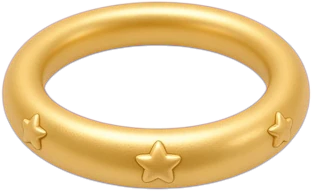
#> input picture assets/acc_0_0.webp, 312 x 191 px
$ python fit_sheet.py ../assets/acc_0_0.webp ../assets/acc_0_1.webp ../assets/acc_0_1.webp 5 5
#> lines starting #> are read from the running program, lines starting #| are printed output that depends on the picture; after the words box and inside, x2 and y2 are one past the last pixel; in counts of white or black regions, pixels touching at a corner belong together
# fit a generated (white-bg) sheet of R x C figures onto an existing 200x284 sheet layout:
# each figure is matted (edge flood-fill of near-white), then scaled/placed to match the reference cell's alpha bbox (height + baseline + center)
import sys, numpy as np
from PIL import Image
from scipy import ndimage
gen, ref, out, R, C = sys.argv[1], sys.argv[2], sys.argv[3], int(sys.argv[4]), int(sys.argv[5])
G = np.asarray(Image.open(gen).convert('RGB')).astype(int); H, W, _ = G.shape
#> after `H, W, _ = G.shape`: H = 191; W = 312
white = (G.min(2) > 232) & (G.max(2) - G.min(2) < 18)
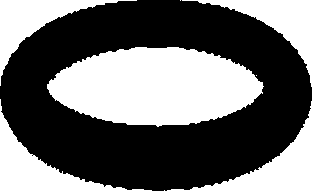
#> white: shape (191, 312) bool; 41.8% white; 8 white regions (3 under 20 px), largest, box (x1, y1, x2, y2) and area: (47, 47, 264, 127) 12822, (0, 99, 152, 191) 3262, (167, 101, 312, 191) 3180, (0, 0, 137, 86) 2858, (182, 0, 312, 87) 2814
lab, n = ndimage.label(white); edge = set(np.unique(np.r_[lab[0], lab[-1], lab[:, 0], lab[:, -1]])) - {0}
#> after `lab, n = ndimage.label(white)`:
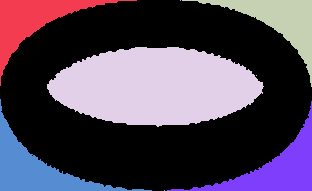
#> lab: shape (191, 312) int32; 9 distinct labels, from 0 to 8; one colour per label, 0 black
#> after `lab, n = ndimage.label(white)`: n = 8
#> after `edge = set(np.unique(np.r_[lab[0], lab[-1], lab[:, 0], lab[:, -1]])) -`: edge = 6 items
bg = np.isin(lab, list(edge)); fg = ~bg
fg = ndimage.binary_opening(fg, iterations=1)
#> fg: shape (191, 312) bool; 79.6% white; 6 black regions (2 under 20 px), largest, box (x1, y1, x2, y2) and area: (0, 99, 152, 191) 3273, (167, 101, 312, 191) 3191, (0, 0, 137, 86) 2859, (182, 0, 312, 87) 2820
A = np.zeros((H, W), np.uint8); A[fg] = 255
A = np.asarray(Image.fromarray(A).filter(__import__('PIL.ImageFilter', fromlist=['x']).GaussianBlur(0.8)))
RGBA = np.dstack([G.astype(np.uint8), A])
Ref = Image.open(ref).convert('RGBA'); RA = np.asarray(Ref)[..., 3]
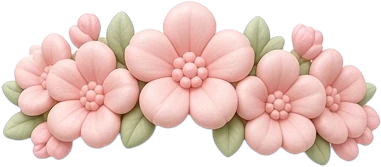
#> input picture assets/acc_0_1.webp, 381 x 167 px
#> further down, Ref is the input picture: PIL image 381x167 RGBA; mean R, G, B, A 230.4, 200.8, 193.1, 160.5
#> after `RA = np.asarray(Ref)[..., 3]`:
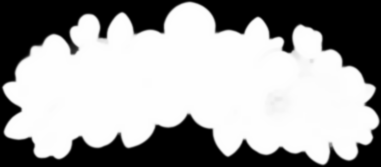
#> RA: shape (167, 381); min 0, max 254, mean 160.5
outim = Image.new('RGBA', Ref.size, (0, 0, 0, 0))
#> outim: PIL image 381x167 RGBA; every value is 0
ch, cw = H / R, W / C
#> ch = 38.2; cw = 62.4
for r in range(R):
    for c in range(C):
        y0, y1, x0, x1 = int(r * ch), int((r + 1) * ch), int(c * cw), int((c + 1) * cw)
        m = fg[y0:y1, x0:x1]; lb, k = ndimage.label(m)
        if not k: continue
        sizes = ndimage.sum(m, lb, range(1, k + 1)); keep = np.isin(lb, [i + 1 for i, s in enumerate(sizes) if s > sizes.max() * 0.04])
        ys, xs = np.where(keep); gy0, gy1, gx0, gx1 = ys.min(), ys.max(), xs.min(), xs.max()
        cell = RGBA[y0:y1, x0:x1].copy(); cell[..., 3] = np.where(ndimage.binary_dilation(keep, iterations=2), cell[..., 3], 0)
        fig = Image.fromarray(cell[gy0:gy1 + 1, gx0:gx1 + 1])
        ra = RA[r * 284:(r + 1) * 284, c * 200:(c + 1) * 200]; rys, rxs = np.where(ra > 40)
        if not len(rys): continue
        th = rys.max() - rys.min() + 1; s = th / fig.height; fig = fig.resize((max(1, round(fig.width * s)), th), Image.LANCZOS)
        cx = (rxs.min() + rxs.max()) / 2; px = int(round(c * 200 + cx - fig.width / 2)); py = r * 284 + rys.min()
        tile = Image.new('RGBA', (200, 284)); tile.alpha_composite(fig, (px - c * 200, py - r * 284)) if 0 <= px - c * 200 and px - c * 200 + fig.width <= 200 else tile.paste(fig, (px - c * 200, py - r * 284), fig)
        outim.alpha_composite(tile, (c * 200, r * 284))
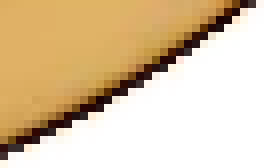
#> fig: PIL image 33x21 RGBA (shown 8 times larger); mean R, G, B, A 219.6, 196.7, 162.4, 141.5; transparent parts drawn white
#> keep: shape (39, 63) bool; 15.7% white; 1 white region, box (x1, y1, x2, y2) and area: (0, 0, 33, 21) 385
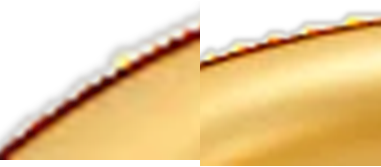
#> outim: PIL image 381x167 RGBA; mean R, G, B, A 152.1, 123.2, 74.8, 166.5; transparent parts drawn white
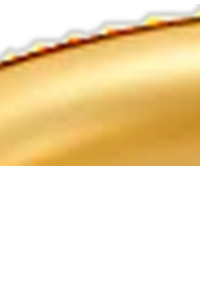
#> tile: PIL image 200x284 RGBA; mean R, G, B, A 112, 91.5, 52.4, 122.2; transparent parts drawn white
outim.save(out); print('ok', out)
#| ok ../assets/acc_0_1.webp
